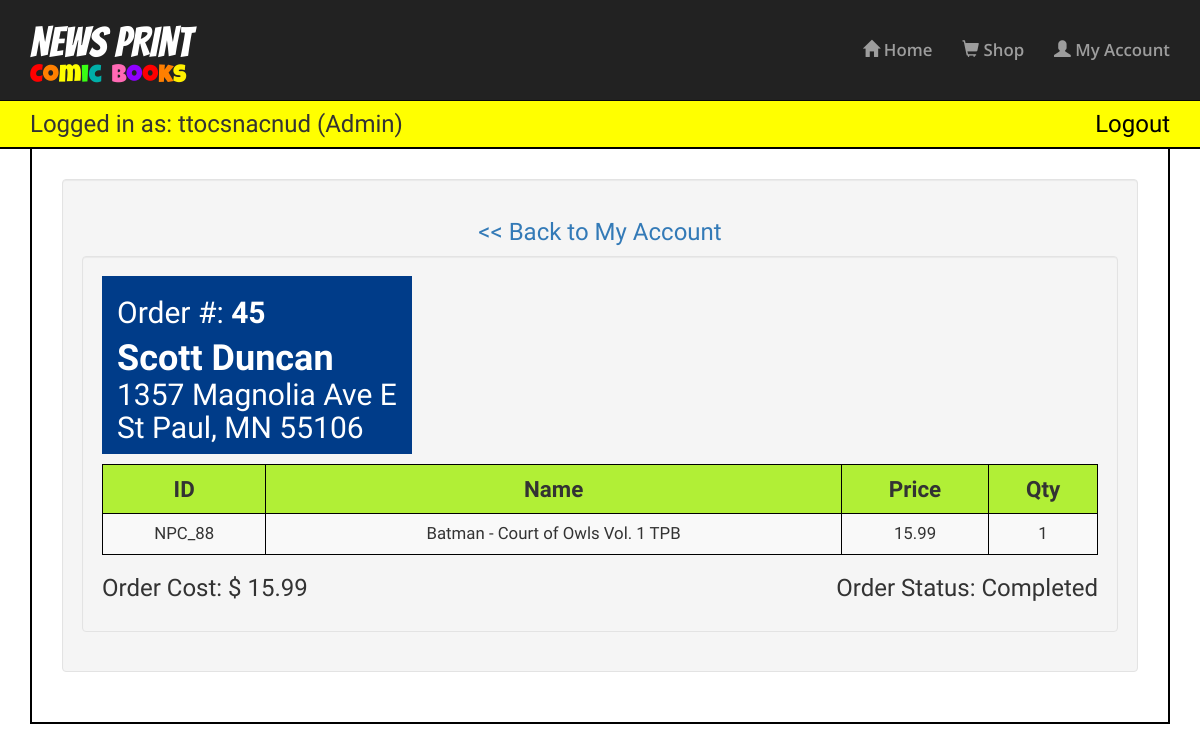
Page /index.php?page=custorder&id=45&u=ttocsnacnud (signed in) on the committed database.
### tables this page shows
CREATE TABLE `orders` (
  `orderNum` int(10) NOT NULL,
  `orderDate` int(11) NOT NULL,
  `customer` varchar(50) NOT NULL,
  `products_InOrder` text NOT NULL,
  `totalPrice` decimal(10,2) NOT NULL,
  `status` varchar(50) NOT NULL
);

CREATE TABLE `customer` (
  `id` int(10) NOT NULL,
  `username` varchar(20) NOT NULL,
  `password` varchar(32) NOT NULL,
  `email` varchar(60) NOT NULL,
  `fname` varchar(30) NOT NULL,
  `lname` varchar(40) NOT NULL,
  `street` varchar(40) NOT NULL,
  `city` varchar(40) NOT NULL,
  `state` char(2) NOT NULL,
  `zip` int(5) NOT NULL,
  `phone` varchar(15) NOT NULL,
  `cardNum` varchar(20) NOT NULL,
  `expMonth` varchar(2) NOT NULL,
  `expYear` varchar(4) NOT NULL,
  `adminFlag` tinyint(1) NOT NULL DEFAULT '0'
);

### includes/inc_custorder.php (the view, shortened to what this page needs)
<?php
include('includes/inc_connect.php');
$s_orders = "SELECT * FROM orders WHERE orderNum = :orderNum ";
$s_cust = "SELECT * FROM customer WHERE username = :username ";
$orders_result = $db->prepare($s_orders);
$cust_result = $db->prepare($s_cust);
$orders_result->bindParam(':orderNum',$_GET['id']);
$cust_result->bindParam(':username',$_GET['u']);
$orders_result->execute();
$cust_result->execute();
while ($cust_row = $cust_result->fetch(PDO::FETCH_ASSOC))
{
	$fname = $cust_row['fname'];
	$lname = $cust_row['lname'];
	$street = $cust_row['street'];
	$stateInfo = $cust_row['city'].", ".$cust_row['state']." ".$cust_row['zip'];
}
while ($orders_row = $orders_result->fetch(PDO::FETCH_ASSOC))
{
	$orderNum = $orders_row['orderNum'];
	$productsArray = objectToArray(json_decode($orders_row['products_InOrder']));
	$totalPrice = $orders_row['totalPrice'];
	$status = $orders_row['status'];
}
function objectToArray($d) {
	if (is_object($d)) {
	$d = get_object_vars($d);
	}
	if (is_array($d)) {
	return array_map(__FUNCTION__, $d);
	}
	else {
	return $d;
	}
}
?>
<center>
	<h3><a href="index.php?page=account">&lt;&lt;&nbsp;Back to My Account</a></h3>
</center>
<div class="well" style="overflow:auto;">
	<div class="blue-box pull-left">
		<h2>Order #: <strong><?php echo $orderNum; ?></strong></h2>
		<h1 style="margin:0"><strong><?php echo $fname." ".$lname; ?></strong></h1>
		<h2 style="margin:0"><?php echo $street; ?></h2>
		<h2 style="margin-top:0"><?php echo $stateInfo; ?></h2>
	</div>
	<table class="table table-bordered table-striped" id="viewOrder">
		<thead>
			<tr>
				<th>ID</th>
				<th>Name</th>
				<th>Price</th>
				<th>Qty</th>
			</tr>
		</thead>
		<tbody>
<?php
foreach ($productsArray as $itemNum => $item) {
?>
		<tr>
			<td>NPC_<?php echo $item['ID']; ?></td>
			<td><?php echo $item['Name']; ?></td>
			<td><?php echo $item['Price']; ?></td>
			<td><?php echo $item['Quantity']; ?></td>
		</tr>
<?php
}
?>
		</tbody>
	</table>
	<div class="pull-left">
		<h3>Order Cost: $ <?php echo number_format($totalPrice,2); ?></h3>
	</div>
	<div class="pull-right">
		<h3>Order Status: <?php echo $status ?></h3>
	</div>
</div>

### custom.css (style rules this page uses)
h1,h2,h3,h4,h5,h6,p { font-family: 'Hind', sans-serif; }
th:not(.order-summary) { text-align: center; font-size: 1.6em; background-color: #B1EF36; }
body { background-image: url("images/blue-halftone.gif"); background-size: cover; }
#invProducts td, #shopProducts td, #orders td, #viewOrder td, #custOrders td { text-align: center; vertical-align: middle; font-size: 1.2em; }
.table { margin: 0; font-family: 'Hind', sans-serif; border: 1px solid black; }
.table-bordered > thead > tr > th, .table-bordered > tbody > tr > th, .table-bordered > tfoot > tr > th, .table-bordered > thead > tr > td, .table-bordered > tbody > tr > td, .table-bordered > tfoot > tr > td { border: 0.5px solid #000000; }
.blue-box { color: #FFF; background-color: #003c89; padding: 15px; padding-top: 0; padding-bottom: 0; margin-bottom: 10px; }

### rows in the picture
orders: orderNum "45", totalPrice "15.99", status "Completed"
customer: fname "Scott", lname "Duncan", street "1357 Magnolia Ave E", stateInfo "St Paul, MN 55106"

### other values in the picture
$_SESSION['user'] "ttocsnacnud"
$item['ID'] "88"
$item['Name'] "Batman - Court of Owls Vol. 1 TPB"
$item['Price'] "15.99"
$item['Quantity'] "1"
